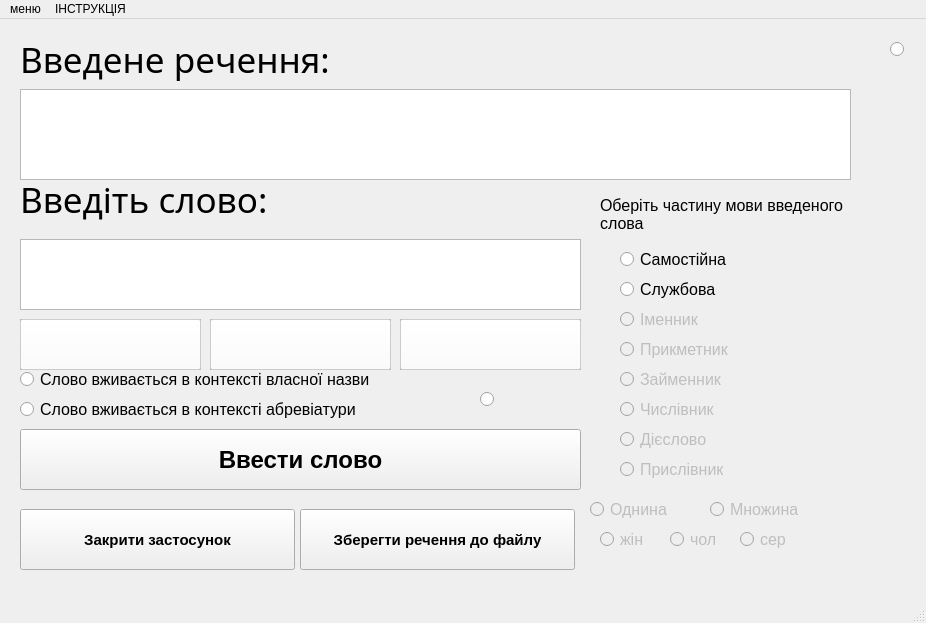
<?xml version="1.0" encoding="UTF-8"?>
<ui version="4.0">
 <class>MainWindow</class>
 <widget class="QMainWindow" name="MainWindow">
  <property name="geometry">
   <rect>
    <x>0</x>
    <y>0</y>
    <width>926</width>
    <height>623</height>
   </rect>
  </property>
  <property name="minimumSize">
   <size>
    <width>926</width>
    <height>623</height>
   </size>
  </property>
  <property name="maximumSize">
   <size>
    <width>926</width>
    <height>623</height>
   </size>
  </property>
  <property name="windowTitle">
   <string>MainWindow</string>
  </property>
  <widget class="QWidget" name="centralwidget">
   <widget class="QRadioButton" name="prykm">
    <property name="enabled">
     <bool>false</bool>
    </property>
    <property name="geometry">
     <rect>
      <x>620</x>
      <y>320</y>
      <width>201</width>
      <height>20</height>
     </rect>
    </property>
    <property name="sizePolicy">
     <sizepolicy hsizetype="Fixed" vsizetype="Fixed">
      <horstretch>0</horstretch>
      <verstretch>0</verstretch>
     </sizepolicy>
    </property>
    <property name="font">
     <font>
      <pointsize>12</pointsize>
     </font>
    </property>
    <property name="text">
     <string>Прикметник</string>
    </property>
    <attribute name="buttonGroup">
     <string notr="true">buttonGroup_2</string>
    </attribute>
   </widget>
   <widget class="QRadioButton" name="diya">
    <property name="enabled">
     <bool>false</bool>
    </property>
    <property name="geometry">
     <rect>
      <x>620</x>
      <y>410</y>
      <width>201</width>
      <height>20</height>
     </rect>
    </property>
    <property name="sizePolicy">
     <sizepolicy hsizetype="Fixed" vsizetype="Fixed">
      <horstretch>0</horstretch>
      <verstretch>0</verstretch>
     </sizepolicy>
    </property>
    <property name="font">
     <font>
      <pointsize>12</pointsize>
     </font>
    </property>
    <property name="text">
     <string>Дієслово</string>
    </property>
    <attribute name="buttonGroup">
     <string notr="true">buttonGroup_2</string>
    </attribute>
   </widget>
   <widget class="QTextEdit" name="aaaa">
    <property name="geometry">
     <rect>
      <x>20</x>
      <y>220</y>
      <width>561</width>
      <height>71</height>
     </rect>
    </property>
    <property name="sizePolicy">
     <sizepolicy hsizetype="Fixed" vsizetype="Fixed">
      <horstretch>0</horstretch>
      <verstretch>0</verstretch>
     </sizepolicy>
    </property>
    <property name="font">
     <font>
      <pointsize>16</pointsize>
     </font>
    </property>
    <property name="tabletTracking">
     <bool>false</bool>
    </property>
    <property name="tabChangesFocus">
     <bool>true</bool>
    </property>
    <property name="overwriteMode">
     <bool>false</bool>
    </property>
   </widget>
   <widget class="QRadioButton" name="os1">
    <property name="enabled">
     <bool>false</bool>
    </property>
    <property name="geometry">
     <rect>
      <x>600</x>
      <y>510</y>
      <width>71</width>
      <height>20</height>
     </rect>
    </property>
    <property name="sizePolicy">
     <sizepolicy hsizetype="Fixed" vsizetype="Fixed">
      <horstretch>0</horstretch>
      <verstretch>0</verstretch>
     </sizepolicy>
    </property>
    <property name="font">
     <font>
      <pointsize>12</pointsize>
     </font>
    </property>
    <property name="text">
     <string>жін</string>
    </property>
    <attribute name="buttonGroup">
     <string notr="true">buttonGroup_4</string>
    </attribute>
   </widget>
   <widget class="QRadioButton" name="zaym">
    <property name="enabled">
     <bool>false</bool>
    </property>
    <property name="geometry">
     <rect>
      <x>620</x>
      <y>350</y>
      <width>171</width>
      <height>20</height>
     </rect>
    </property>
    <property name="sizePolicy">
     <sizepolicy hsizetype="Fixed" vsizetype="Fixed">
      <horstretch>0</horstretch>
      <verstretch>0</verstretch>
     </sizepolicy>
    </property>
    <property name="font">
     <font>
      <pointsize>12</pointsize>
     </font>
    </property>
    <property name="text">
     <string>Займенник</string>
    </property>
    <attribute name="buttonGroup">
     <string notr="true">buttonGroup_2</string>
    </attribute>
   </widget>
   <widget class="QRadioButton" name="radioButton_16">
    <property name="geometry">
     <rect>
      <x>20</x>
      <y>350</y>
      <width>471</width>
      <height>20</height>
     </rect>
    </property>
    <property name="sizePolicy">
     <sizepolicy hsizetype="Fixed" vsizetype="Fixed">
      <horstretch>0</horstretch>
      <verstretch>0</verstretch>
     </sizepolicy>
    </property>
    <property name="font">
     <font>
      <pointsize>12</pointsize>
     </font>
    </property>
    <property name="acceptDrops">
     <bool>false</bool>
    </property>
    <property name="text">
     <string>Слово вживається в контексті власної назви</string>
    </property>
    <property name="autoRepeat">
     <bool>true</bool>
    </property>
    <property name="autoExclusive">
     <bool>false</bool>
    </property>
    <attribute name="buttonGroup">
     <string notr="true">buttonGroup_5</string>
    </attribute>
   </widget>
   <widget class="QTextBrowser" name="textBrowser_3">
    <property name="geometry">
     <rect>
      <x>20</x>
      <y>300</y>
      <width>181</width>
      <height>51</height>
     </rect>
    </property>
    <property name="sizePolicy">
     <sizepolicy hsizetype="Fixed" vsizetype="Fixed">
      <horstretch>0</horstretch>
      <verstretch>0</verstretch>
     </sizepolicy>
    </property>
    <property name="font">
     <font>
      <pointsize>10</pointsize>
     </font>
    </property>
    <property name="mouseTracking">
     <bool>false</bool>
    </property>
   </widget>
   <widget class="QRadioButton" name="os3">
    <property name="enabled">
     <bool>false</bool>
    </property>
    <property name="geometry">
     <rect>
      <x>740</x>
      <y>510</y>
      <width>71</width>
      <height>20</height>
     </rect>
    </property>
    <property name="sizePolicy">
     <sizepolicy hsizetype="Fixed" vsizetype="Fixed">
      <horstretch>0</horstretch>
      <verstretch>0</verstretch>
     </sizepolicy>
    </property>
    <property name="font">
     <font>
      <pointsize>12</pointsize>
     </font>
    </property>
    <property name="text">
     <string>сер</string>
    </property>
    <attribute name="buttonGroup">
     <string notr="true">buttonGroup_4</string>
    </attribute>
   </widget>
   <widget class="QTextBrowser" name="textBrowser_5">
    <property name="geometry">
     <rect>
      <x>400</x>
      <y>300</y>
      <width>181</width>
      <height>51</height>
     </rect>
    </property>
    <property name="sizePolicy">
     <sizepolicy hsizetype="Fixed" vsizetype="Fixed">
      <horstretch>0</horstretch>
      <verstretch>0</verstretch>
     </sizepolicy>
    </property>
    <property name="font">
     <font>
      <pointsize>10</pointsize>
     </font>
    </property>
    <property name="mouseTracking">
     <bool>false</bool>
    </property>
   </widget>
   <widget class="QRadioButton" name="odn">
    <property name="enabled">
     <bool>false</bool>
    </property>
    <property name="geometry">
     <rect>
      <x>590</x>
      <y>480</y>
      <width>111</width>
      <height>20</height>
     </rect>
    </property>
    <property name="sizePolicy">
     <sizepolicy hsizetype="Fixed" vsizetype="Fixed">
      <horstretch>0</horstretch>
      <verstretch>0</verstretch>
     </sizepolicy>
    </property>
    <property name="font">
     <font>
      <pointsize>12</pointsize>
     </font>
    </property>
    <property name="text">
     <string>Однина</string>
    </property>
    <attribute name="buttonGroup">
     <string notr="true">buttonGroup_3</string>
    </attribute>
   </widget>
   <widget class="QRadioButton" name="prysl">
    <property name="enabled">
     <bool>false</bool>
    </property>
    <property name="geometry">
     <rect>
      <x>620</x>
      <y>440</y>
      <width>171</width>
      <height>20</height>
     </rect>
    </property>
    <property name="sizePolicy">
     <sizepolicy hsizetype="Fixed" vsizetype="Fixed">
      <horstretch>0</horstretch>
      <verstretch>0</verstretch>
     </sizepolicy>
    </property>
    <property name="font">
     <font>
      <pointsize>12</pointsize>
     </font>
    </property>
    <property name="text">
     <string>Прислівник</string>
    </property>
    <attribute name="buttonGroup">
     <string notr="true">buttonGroup_2</string>
    </attribute>
   </widget>
   <widget class="QTextBrowser" name="textBrowser">
    <property name="geometry">
     <rect>
      <x>20</x>
      <y>70</y>
      <width>831</width>
      <height>91</height>
     </rect>
    </property>
    <property name="sizePolicy">
     <sizepolicy hsizetype="Fixed" vsizetype="Fixed">
      <horstretch>0</horstretch>
      <verstretch>0</verstretch>
     </sizepolicy>
    </property>
    <property name="font">
     <font>
      <pointsize>14</pointsize>
     </font>
    </property>
   </widget>
   <widget class="QTextBrowser" name="textBrowser_2">
    <property name="geometry">
     <rect>
      <x>210</x>
      <y>300</y>
      <width>181</width>
      <height>51</height>
     </rect>
    </property>
    <property name="sizePolicy">
     <sizepolicy hsizetype="Fixed" vsizetype="Fixed">
      <horstretch>0</horstretch>
      <verstretch>0</verstretch>
     </sizepolicy>
    </property>
    <property name="font">
     <font>
      <pointsize>10</pointsize>
     </font>
    </property>
    <property name="mouseTracking">
     <bool>false</bool>
    </property>
   </widget>
   <widget class="QPushButton" name="pushButton">
    <property name="geometry">
     <rect>
      <x>20</x>
      <y>410</y>
      <width>561</width>
      <height>61</height>
     </rect>
    </property>
    <property name="sizePolicy">
     <sizepolicy hsizetype="Fixed" vsizetype="Fixed">
      <horstretch>0</horstretch>
      <verstretch>0</verstretch>
     </sizepolicy>
    </property>
    <property name="font">
     <font>
      <pointsize>18</pointsize>
      <weight>75</weight>
      <bold>true</bold>
     </font>
    </property>
    <property name="text">
     <string>Ввести слово</string>
    </property>
   </widget>
   <widget class="QRadioButton" name="radioButton">
    <property name="geometry">
     <rect>
      <x>620</x>
      <y>230</y>
      <width>201</width>
      <height>20</height>
     </rect>
    </property>
    <property name="sizePolicy">
     <sizepolicy hsizetype="Fixed" vsizetype="Fixed">
      <horstretch>0</horstretch>
      <verstretch>0</verstretch>
     </sizepolicy>
    </property>
    <property name="font">
     <font>
      <pointsize>12</pointsize>
     </font>
    </property>
    <property name="text">
     <string>Самостійна</string>
    </property>
    <attribute name="buttonGroup">
     <string notr="true">buttonGroup</string>
    </attribute>
   </widget>
   <widget class="QRadioButton" name="radioButton_2">
    <property name="geometry">
     <rect>
      <x>620</x>
      <y>260</y>
      <width>171</width>
      <height>20</height>
     </rect>
    </property>
    <property name="sizePolicy">
     <sizepolicy hsizetype="Fixed" vsizetype="Fixed">
      <horstretch>0</horstretch>
      <verstretch>0</verstretch>
     </sizepolicy>
    </property>
    <property name="font">
     <font>
      <pointsize>12</pointsize>
     </font>
    </property>
    <property name="text">
     <string>Службова</string>
    </property>
    <attribute name="buttonGroup">
     <string notr="true">buttonGroup</string>
    </attribute>
   </widget>
   <widget class="QPushButton" name="pushButton_4">
    <property name="geometry">
     <rect>
      <x>20</x>
      <y>490</y>
      <width>275</width>
      <height>61</height>
     </rect>
    </property>
    <property name="sizePolicy">
     <sizepolicy hsizetype="Fixed" vsizetype="Fixed">
      <horstretch>0</horstretch>
      <verstretch>0</verstretch>
     </sizepolicy>
    </property>
    <property name="font">
     <font>
      <pointsize>11</pointsize>
      <weight>75</weight>
      <bold>true</bold>
     </font>
    </property>
    <property name="text">
     <string>Закрити застосунок</string>
    </property>
   </widget>
   <widget class="QRadioButton" name="im">
    <property name="enabled">
     <bool>false</bool>
    </property>
    <property name="geometry">
     <rect>
      <x>620</x>
      <y>290</y>
      <width>201</width>
      <height>20</height>
     </rect>
    </property>
    <property name="sizePolicy">
     <sizepolicy hsizetype="Fixed" vsizetype="Fixed">
      <horstretch>0</horstretch>
      <verstretch>0</verstretch>
     </sizepolicy>
    </property>
    <property name="font">
     <font>
      <pointsize>12</pointsize>
     </font>
    </property>
    <property name="text">
     <string>Іменник</string>
    </property>
    <attribute name="buttonGroup">
     <string notr="true">buttonGroup_2</string>
    </attribute>
   </widget>
   <widget class="QRadioButton" name="os2">
    <property name="enabled">
     <bool>false</bool>
    </property>
    <property name="geometry">
     <rect>
      <x>670</x>
      <y>510</y>
      <width>71</width>
      <height>20</height>
     </rect>
    </property>
    <property name="sizePolicy">
     <sizepolicy hsizetype="Fixed" vsizetype="Fixed">
      <horstretch>0</horstretch>
      <verstretch>0</verstretch>
     </sizepolicy>
    </property>
    <property name="font">
     <font>
      <pointsize>12</pointsize>
     </font>
    </property>
    <property name="text">
     <string>чол</string>
    </property>
    <attribute name="buttonGroup">
     <string notr="true">buttonGroup_4</string>
    </attribute>
   </widget>
   <widget class="QPushButton" name="pushButton_3">
    <property name="geometry">
     <rect>
      <x>300</x>
      <y>490</y>
      <width>275</width>
      <height>61</height>
     </rect>
    </property>
    <property name="sizePolicy">
     <sizepolicy hsizetype="Fixed" vsizetype="Fixed">
      <horstretch>0</horstretch>
      <verstretch>0</verstretch>
     </sizepolicy>
    </property>
    <property name="font">
     <font>
      <pointsize>11</pointsize>
      <weight>75</weight>
      <bold>true</bold>
     </font>
    </property>
    <property name="text">
     <string>Зберегти речення до файлу</string>
    </property>
   </widget>
   <widget class="QRadioButton" name="chysl">
    <property name="enabled">
     <bool>false</bool>
    </property>
    <property name="geometry">
     <rect>
      <x>620</x>
      <y>380</y>
      <width>201</width>
      <height>20</height>
     </rect>
    </property>
    <property name="sizePolicy">
     <sizepolicy hsizetype="Fixed" vsizetype="Fixed">
      <horstretch>0</horstretch>
      <verstretch>0</verstretch>
     </sizepolicy>
    </property>
    <property name="font">
     <font>
      <pointsize>12</pointsize>
     </font>
    </property>
    <property name="text">
     <string>Числівник</string>
    </property>
    <attribute name="buttonGroup">
     <string notr="true">buttonGroup_2</string>
    </attribute>
   </widget>
   <widget class="QLabel" name="label">
    <property name="geometry">
     <rect>
      <x>600</x>
      <y>170</y>
      <width>291</width>
      <height>51</height>
     </rect>
    </property>
    <property name="sizePolicy">
     <sizepolicy hsizetype="Fixed" vsizetype="Fixed">
      <horstretch>0</horstretch>
      <verstretch>0</verstretch>
     </sizepolicy>
    </property>
    <property name="font">
     <font>
      <pointsize>12</pointsize>
     </font>
    </property>
    <property name="text">
     <string>Оберіть частину мови введеного слова</string>
    </property>
    <property name="wordWrap">
     <bool>true</bool>
    </property>
   </widget>
   <widget class="QRadioButton" name="mnozh">
    <property name="enabled">
     <bool>false</bool>
    </property>
    <property name="geometry">
     <rect>
      <x>710</x>
      <y>480</y>
      <width>171</width>
      <height>20</height>
     </rect>
    </property>
    <property name="sizePolicy">
     <sizepolicy hsizetype="Fixed" vsizetype="Fixed">
      <horstretch>0</horstretch>
      <verstretch>0</verstretch>
     </sizepolicy>
    </property>
    <property name="font">
     <font>
      <pointsize>12</pointsize>
     </font>
    </property>
    <property name="text">
     <string>Множина</string>
    </property>
    <attribute name="buttonGroup">
     <string notr="true">buttonGroup_3</string>
    </attribute>
   </widget>
   <widget class="QLabel" name="label_3">
    <property name="geometry">
     <rect>
      <x>20</x>
      <y>150</y>
      <width>361</width>
      <height>61</height>
     </rect>
    </property>
    <property name="sizePolicy">
     <sizepolicy hsizetype="Fixed" vsizetype="Fixed">
      <horstretch>0</horstretch>
      <verstretch>0</verstretch>
     </sizepolicy>
    </property>
    <property name="font">
     <font>
      <family>Dubai</family>
      <pointsize>26</pointsize>
     </font>
    </property>
    <property name="text">
     <string>Введіть слово:</string>
    </property>
    <property name="textFormat">
     <enum>Qt::RichText</enum>
    </property>
   </widget>
   <widget class="QLabel" name="label_2">
    <property name="geometry">
     <rect>
      <x>20</x>
      <y>10</y>
      <width>521</width>
      <height>61</height>
     </rect>
    </property>
    <property name="sizePolicy">
     <sizepolicy hsizetype="Fixed" vsizetype="Fixed">
      <horstretch>0</horstretch>
      <verstretch>0</verstretch>
     </sizepolicy>
    </property>
    <property name="font">
     <font>
      <family>Dubai</family>
      <pointsize>26</pointsize>
     </font>
    </property>
    <property name="text">
     <string>Введене речення:</string>
    </property>
    <property name="textFormat">
     <enum>Qt::RichText</enum>
    </property>
   </widget>
   <widget class="QRadioButton" name="radioButton_17">
    <property name="geometry">
     <rect>
      <x>20</x>
      <y>380</y>
      <width>471</width>
      <height>20</height>
     </rect>
    </property>
    <property name="sizePolicy">
     <sizepolicy hsizetype="Fixed" vsizetype="Fixed">
      <horstretch>0</horstretch>
      <verstretch>0</verstretch>
     </sizepolicy>
    </property>
    <property name="font">
     <font>
      <pointsize>12</pointsize>
     </font>
    </property>
    <property name="acceptDrops">
     <bool>false</bool>
    </property>
    <property name="text">
     <string>Слово вживається в контексті абревіатури</string>
    </property>
    <property name="autoRepeat">
     <bool>true</bool>
    </property>
    <property name="autoExclusive">
     <bool>false</bool>
    </property>
    <attribute name="buttonGroup">
     <string notr="true">buttonGroup_5</string>
    </attribute>
   </widget>
   <widget class="QRadioButton" name="radioButton_3">
    <property name="geometry">
     <rect>
      <x>480</x>
      <y>370</y>
      <width>121</width>
      <height>20</height>
     </rect>
    </property>
    <property name="text">
     <string/>
    </property>
    <attribute name="buttonGroup">
     <string notr="true">buttonGroup_5</string>
    </attribute>
   </widget>
   <widget class="QPushButton" name="pushButton_2">
    <property name="geometry">
     <rect>
      <x>20</x>
      <y>300</y>
      <width>181</width>
      <height>51</height>
     </rect>
    </property>
    <property name="styleSheet">
     <string notr="true">background-color: rgba(255, 255, 255, 100);</string>
    </property>
    <property name="text">
     <string/>
    </property>
   </widget>
   <widget class="QPushButton" name="pushButton_5">
    <property name="geometry">
     <rect>
      <x>210</x>
      <y>300</y>
      <width>181</width>
      <height>51</height>
     </rect>
    </property>
    <property name="styleSheet">
     <string notr="true">background-color: rgba(255, 255, 255, 100);</string>
    </property>
    <property name="text">
     <string/>
    </property>
   </widget>
   <widget class="QPushButton" name="pushButton_6">
    <property name="geometry">
     <rect>
      <x>400</x>
      <y>300</y>
      <width>181</width>
      <height>51</height>
     </rect>
    </property>
    <property name="styleSheet">
     <string notr="true">background-color: rgba(255, 255, 255, 100);</string>
    </property>
    <property name="text">
     <string/>
    </property>
   </widget>
   <widget class="QRadioButton" name="derevtse">
    <property name="geometry">
     <rect>
      <x>890</x>
      <y>20</y>
      <width>21</width>
      <height>20</height>
     </rect>
    </property>
    <property name="text">
     <string/>
    </property>
   </widget>
   <zorder>prykm</zorder>
   <zorder>diya</zorder>
   <zorder>os1</zorder>
   <zorder>zaym</zorder>
   <zorder>radioButton_16</zorder>
   <zorder>textBrowser_3</zorder>
   <zorder>os3</zorder>
   <zorder>textBrowser_5</zorder>
   <zorder>odn</zorder>
   <zorder>prysl</zorder>
   <zorder>textBrowser</zorder>
   <zorder>textBrowser_2</zorder>
   <zorder>pushButton</zorder>
   <zorder>radioButton</zorder>
   <zorder>radioButton_2</zorder>
   <zorder>pushButton_4</zorder>
   <zorder>im</zorder>
   <zorder>os2</zorder>
   <zorder>pushButton_3</zorder>
   <zorder>chysl</zorder>
   <zorder>label</zorder>
   <zorder>mnozh</zorder>
   <zorder>label_3</zorder>
   <zorder>label_2</zorder>
   <zorder>radioButton_17</zorder>
   <zorder>aaaa</zorder>
   <zorder>radioButton_3</zorder>
   <zorder>pushButton_2</zorder>
   <zorder>pushButton_5</zorder>
   <zorder>pushButton_6</zorder>
   <zorder>derevtse</zorder>
  </widget>
  <widget class="QMenuBar" name="menubar">
   <property name="geometry">
    <rect>
     <x>0</x>
     <y>0</y>
     <width>926</width>
     <height>26</height>
    </rect>
   </property>
   <widget class="QMenu" name="menu">
    <property name="title">
     <string>меню</string>
    </property>
    <addaction name="action"/>
    <addaction name="action_2"/>
    <addaction name="action_3"/>
   </widget>
   <widget class="QMenu" name="menu_2">
    <property name="title">
     <string>ІНСТРУКЦІЯ</string>
    </property>
    <addaction name="action_4"/>
   </widget>
   <addaction name="menu"/>
   <addaction name="menu_2"/>
  </widget>
  <widget class="QStatusBar" name="statusbar"/>
  <action name="action">
   <property name="text">
    <string>Почати спочатку</string>
   </property>
  </action>
  <action name="action_2">
   <property name="text">
    <string>Зберегти речення до файлу</string>
   </property>
  </action>
  <action name="action_3">
   <property name="text">
    <string>Закрити застосунок</string>
   </property>
  </action>
  <action name="action_4">
   <property name="text">
    <string>відкрити інструкцію</string>
   </property>
  </action>
 </widget>
 <resources/>
 <connections/>
 <buttongroups>
  <buttongroup name="buttonGroup_2"/>
  <buttongroup name="buttonGroup_4"/>
  <buttongroup name="buttonGroup_5"/>
  <buttongroup name="buttonGroup"/>
  <buttongroup name="buttonGroup_3"/>
 </buttongroups>
</ui>
